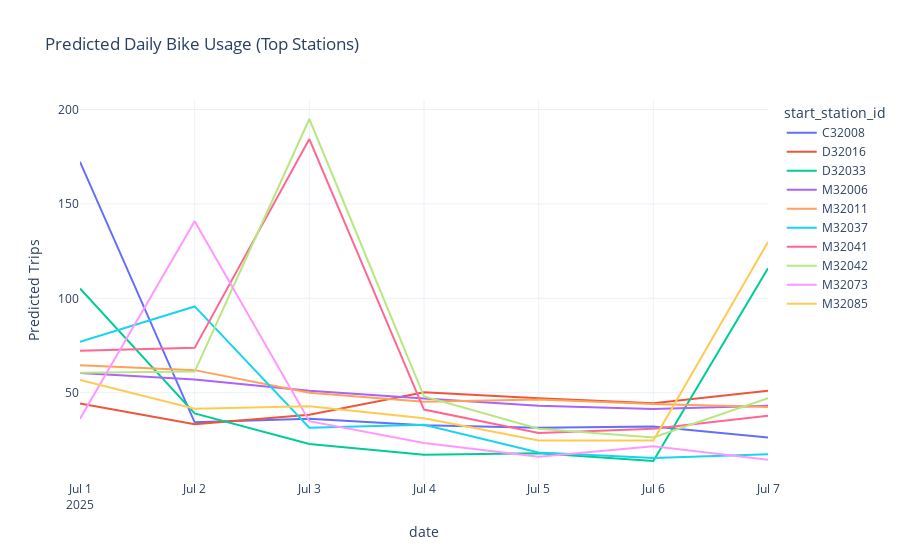

The notebook cell saved with this chart:
### Code cell
plot_predictions(predictions)

### Figure 1 — Plotly figure (JSON) as saved in the notebook; plotly's stock layout.template omitted (floating-point values rounded to 4 significant figures)
{"data": [{"hovertemplate": "start_station_id=C32008<br>date=%{x}<br>Predicted Trips=%{y}<extra></extra>", "legendgroup": "C32008", "line": {"color": "#636efa", "dash": "solid"}, "marker": {"symbol": "circle"}, "mode": "lines", "name": "C32008", "orientation": "v", "showlegend": true, "type": "scatter", "x": ["2025-07-01T00:00:00", "2025-07-02T00:00:00", "2025-07-03T00:00:00", "2025-07-04T00:00:00", "2025-07-05T00:00:00", "2025-07-06T00:00:00", "2025-07-07T00:00:00"], "xaxis": "x", "y": [172.3, 34.31, 36.21, 32.81, 31.47, 32.13, 26.3], "yaxis": "y"}, {"hovertemplate": "start_station_id=D32016<br>date=%{x}<br>Predicted Trips=%{y}<extra></extra>", "legendgroup": "D32016", "line": {"color": "#EF553B", "dash": "solid"}, "marker": {"symbol": "circle"}, "mode": "lines", "name": "D32016", "orientation": "v", "showlegend": true, "type": "scatter", "x": ["2025-07-01T00:00:00", "2025-07-02T00:00:00", "2025-07-03T00:00:00", "2025-07-04T00:00:00", "2025-07-05T00:00:00", "2025-07-06T00:00:00", "2025-07-07T00:00:00"], "xaxis": "x", "y": [44.3, 33.31, 38.32, 50.27, 47.1, 44.41, 51.05], "yaxis": "y"}, {"hovertemplate": "start_station_id=D32033<br>date=%{x}<br>Predicted Trips=%{y}<extra></extra>", "legendgroup": "D32033", "line": {"color": "#00cc96", "dash": "solid"}, "marker": {"symbol": "circle"}, "mode": "lines", "name": "D32033", "orientation": "v", "showlegend": true, "type": "scatter", "x": ["2025-07-01T00:00:00", "2025-07-02T00:00:00", "2025-07-03T00:00:00", "2025-07-04T00:00:00", "2025-07-05T00:00:00", "2025-07-06T00:00:00", "2025-07-07T00:00:00"], "xaxis": "x", "y": [105.2, 39.04, 22.89, 17.1, 17.97, 13.83, 115.9], "yaxis": "y"}, {"hovertemplate": "start_station_id=M32006<br>date=%{x}<br>Predicted Trips=%{y}<extra></extra>", "legendgroup": "M32006", "line": {"color": "#ab63fa", "dash": "solid"}, "marker": {"symbol": "circle"}, "mode": "lines", "name": "M32006", "orientation": "v", "showlegend": true, "type": "scatter", "x": ["2025-07-01T00:00:00", "2025-07-02T00:00:00", "2025-07-03T00:00:00", "2025-07-04T00:00:00", "2025-07-05T00:00:00", "2025-07-06T00:00:00", "2025-07-07T00:00:00"], "xaxis": "x", "y": [60.48, 56.98, 51.09, 46.9, 43.11, 41.43, 43.1], "yaxis": "y"}, {"hovertemplate": "start_station_id=M32011<br>date=%{x}<br>Predicted Trips=%{y}<extra></extra>", "legendgroup": "M32011", "line": {"color": "#FFA15A", "dash": "solid"}, "marker": {"symbol": "circle"}, "mode": "lines", "name": "M32011", "orientation": "v", "showlegend": true, "type": "scatter", "x": ["2025-07-01T00:00:00", "2025-07-02T00:00:00", "2025-07-03T00:00:00", "2025-07-04T00:00:00", "2025-07-05T00:00:00", "2025-07-06T00:00:00", "2025-07-07T00:00:00"], "xaxis": "x", "y": [64.54, 61.96, 50.02, 45.19, 46.37, 44.02, 42.45], "yaxis": "y"}, {"hovertemplate": "start_station_id=M32037<br>date=%{x}<br>Predicted Trips=%{y}<extra></extra>", "legendgroup": "M32037", "line": {"color": "#19d3f3", "dash": "solid"}, "marker": {"symbol": "circle"}, "mode": "lines", "name": "M32037", "orientation": "v", "showlegend": true, "type": "scatter", "x": ["2025-07-01T00:00:00", "2025-07-02T00:00:00", "2025-07-03T00:00:00", "2025-07-04T00:00:00", "2025-07-05T00:00:00", "2025-07-06T00:00:00", "2025-07-07T00:00:00"], "xaxis": "x", "y": [76.91, 95.7, 31.41, 33.05, 18.31, 15.4, 17.41], "yaxis": "y"}, {"hovertemplate": "start_station_id=M32041<br>date=%{x}<br>Predicted Trips=%{y}<extra></extra>", "legendgroup": "M32041", "line": {"color": "#FF6692", "dash": "solid"}, "marker": {"symbol": "circle"}, "mode": "lines", "name": "M32041", "orientation": "v", "showlegend": true, "type": "scatter", "x": ["2025-07-01T00:00:00", "2025-07-02T00:00:00", "2025-07-03T00:00:00", "2025-07-04T00:00:00", "2025-07-05T00:00:00", "2025-07-06T00:00:00", "2025-07-07T00:00:00"], "xaxis": "x", "y": [72.23, 73.75, 184.3, 41.08, 28.7, 30.91, 37.82], "yaxis": "y"}, {"hovertemplate": "start_station_id=M32042<br>date=%{x}<br>Predicted Trips=%{y}<extra></extra>", "legendgroup": "M32042", "line": {"color": "#B6E880", "dash": "solid"}, "marker": {"symbol": "circle"}, "mode": "lines", "name": "M32042", "orientation": "v", "showlegend": true, "type": "scatter", "x": ["2025-07-01T00:00:00", "2025-07-02T00:00:00", "2025-07-03T00:00:00", "2025-07-04T00:00:00", "2025-07-05T00:00:00", "2025-07-06T00:00:00", "2025-07-07T00:00:00"], "xaxis": "x", "y": [60.63, 61.21, 195.0, 47.99, 30.9, 26.3, 47.1], "yaxis": "y"}, {"hovertemplate": "start_station_id=M32073<br>date=%{x}<br>Predicted Trips=%{y}<extra></extra>", "legendgroup": "M32073", "line": {"color": "#FF97FF", "dash": "solid"}, "marker": {"symbol": "circle"}, "mode": "lines", "name": "M32073", "orientation": "v", "showlegend": true, "type": "scatter", "x": ["2025-07-01T00:00:00", "2025-07-02T00:00:00", "2025-07-03T00:00:00", "2025-07-04T00:00:00", "2025-07-05T00:00:00", "2025-07-06T00:00:00", "2025-07-07T00:00:00"], "xaxis": "x", "y": [36.24, 140.8, 34.94, 23.35, 16.11, 21.64, 14.51], "yaxis": "y"}, {"hovertemplate": "start_station_id=M32085<br>date=%{x}<br>Predicted Trips=%{y}<extra></extra>", "legendgroup": "M32085", "line": {"color": "#FECB52", "dash": "solid"}, "marker": {"symbol": "circle"}, "mode": "lines", "name": "M32085", "orientation": "v", "showlegend": true, "type": "scatter", "x": ["2025-07-01T00:00:00", "2025-07-02T00:00:00", "2025-07-03T00:00:00", "2025-07-04T00:00:00", "2025-07-05T00:00:00", "2025-07-06T00:00:00", "2025-07-07T00:00:00"], "xaxis": "x", "y": [56.76, 41.54, 42.82, 36.48, 24.64, 24.63, 129.8], "yaxis": "y"}], "layout": {"legend": {"title": {"text": "start_station_id"}, "tracegroupgap": 0}, "title": {"text": "Predicted Daily Bike Usage (Top Stations)"}, "xaxis": {"anchor": "y", "domain": [0, 1], "title": {"text": "date"}}, "yaxis": {"anchor": "x", "domain": [0, 1], "title": {"text": "Predicted Trips"}}}}
